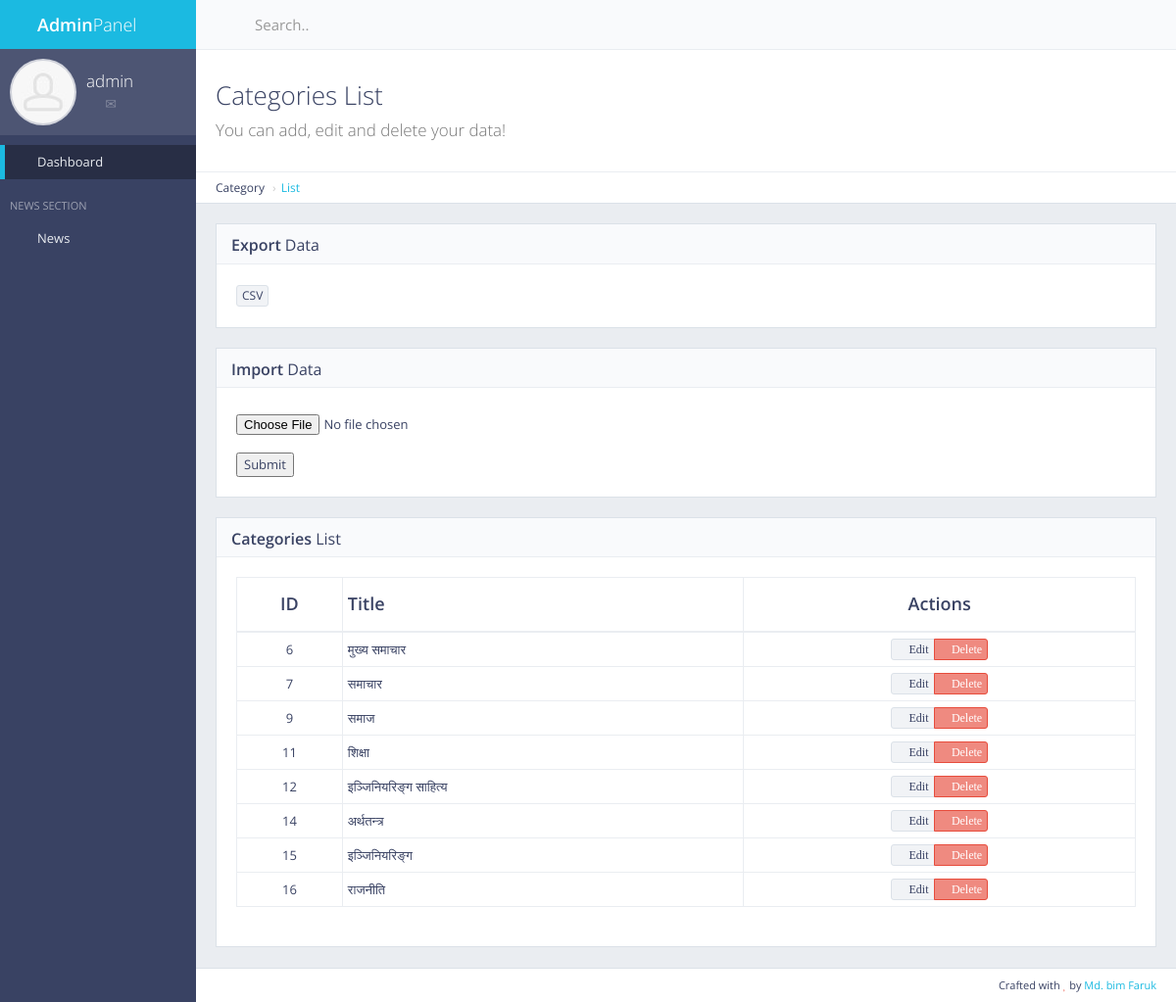
The page /panel/category/list/ (signed in) on the database its author committed.
### cat/models.py (models this page shows, shortened)
class Cat(models.Model):
    name = models.CharField(max_length=50)
    count = models.IntegerField(default=0)  # To count how many news contains in an one category

### cat/views.py (the view)
# urls.py: re_path(r'^panel/category/list/$', views.cat_list, name='cat_list'),  ## For Admin Panel Category List
def cat_list(request):
    if not request.user.is_authenticated:
        return redirect('mylogin')
    cat = Cat.objects.all()
    return render(request, 'back/cat_list.html', {'cat':cat})

### main/templatetags/extra_auth.py (called while the page is built)
@register.filter(name='has_group')
def has_group(user, group_name):
    return user.groups.filter(name=group_name).exists()

### main/templates/back/cat_list.html (shortened to what this page needs)
{% extends 'back/master.html' %}
{% load static %}
{% block mainblock %}
<div class="content-header">
    <div class="header-section">
        <h1>
            <i class="fa fa-table"></i>Categories List<br><small>You can add, edit and delete your data!</small>
        </h1>
    </div>
</div>
<ul class="breadcrumb breadcrumb-top">
    <li>Category</li>
    <li><a href="/panel/category/list/">List</a></li>
</ul>
<div class="block full">
    <div class="block-title">
        <h2><strong>Export</strong> Data</h2>
    </div>
    <div class="table-responsive">
        <a href="{% url 'export_cat_csv' %}" data-toggle="tooltip" title="Export csv file" class="btn btn-xs btn-default"> CSV</a>
    </div>
</div>
<div class="block full">
    <div class="block-title">
        <h2><strong>Import</strong> Data</h2>
    </div>
    <form action="{% url 'import_cat_csv' %}" method="post" enctype="multipart/form-data">
        <div class="table-responsive">
            <input type="file" name="csv_file" id="csv_file">
            <br>
            <button type="submit">Submit</button>
        </div>
    </form>
</div>
<div class="block full">
    <div class="block-title">
        <h2><strong>Categories</strong> List</h2>
    </div>
    <div class="table-responsive">
        <table id="example-datatable" class="table table-vcenter table-condensed table-bordered">
            <thead>
                <tr>
                    <th class="text-center">ID</th>
                    <th>Title</th>
                    <th class="text-center">Actions</th>
                </tr>
            </thead>
            <tbody>
                {% for cc in cat %}
                <tr>
                    <td class="text-center">{{ cc.pk }}</td>
                    <td>{{ cc.name }}</td>
                    <td class="text-center">
                        <div class="btn-group">
                            <a href="javascript:void(0)" data-toggle="tooltip" title="Edit" class="btn btn-xs btn-default"><i class="fa fa-pencil"> Edit</i></a>
                            <a href="{% url 'news_delete' pk=cc.pk %}" data-toggle="tooltip" title="Delete" class="btn btn-xs btn-danger"><i class="fa fa-times"> Delete</i></a>
                        </div>
                    </td>
                </tr>
                {% endfor %}
            </tbody>
        </table>
    </div>
</div>
{% endblock %}

### main/templates/back/master.html (shortened to what this page needs)
{% load static %} {% load extra_auth %} {% if user.is_authenticated %}
<!DOCTYPE html>
<html class="no-js" lang="en">
  <head>
    <link rel="stylesheet" href="{% static 'back/css/bootstrap.min.css' %}" />
    <link rel="stylesheet" href="{% static 'back/css/plugins.css' %}" />
    <link rel="stylesheet" href="{% static 'back/css/main.css' %}" />
    <link rel="stylesheet" href="{% static 'back/css/themes.css' %}" />
  </head>
  <body>
    <div id="page-wrapper">
      <div
        id="page-container"
        class="sidebar-partial sidebar-visible-lg sidebar-no-animations"
      >
        <div id="sidebar">
          <div id="sidebar-scroll">
            <div class="sidebar-content">
              <a href="/panel" class="sidebar-brand">
                <i class="gi gi-flash"></i
                ><span class="sidebar-nav-mini-hide"
                  ><strong>Admin</strong>Panel</span
                >
              </a>
              <div
                class="sidebar-section sidebar-user clearfix sidebar-nav-mini-hide"
              >
                <div class="sidebar-user-avatar">
                  <a href="page_ready_user_profile.html">
                    <img
                      src="{% static 'back/img/placeholders/avatars/avatar2.jpg' %}"
                      alt="avatar"
                    />
                  </a>
                </div>
                <div class="sidebar-user-name">{{ request.user }}</div>
                <div class="sidebar-user-links">
                  <a
                    href="page_ready_user_profile.html"
                    data-toggle="tooltip"
                    data-placement="bottom"
                    title="Profile"
                    ><i class="gi gi-user"></i
                  ></a>
                  <a
                    href="page_ready_inbox.html"
                    data-toggle="tooltip"
                    data-placement="bottom"
                    title="Messages"
                    ><i class="gi gi-envelope"></i
                  ></a>
                  <a
                    href="/panel/change/pass/"
                    class="enable-tooltip"
                    data-placement="bottom"
                    title="Settings"
                    ><i class="gi gi-cogwheel"></i
                  ></a>
                  <a
                    href="/logout"
                    data-toggle="tooltip"
                    data-placement="bottom"
                    title="Logout"
                    ><i class="gi gi-exit"></i
                  ></a>
                </div>
              </div>
              <ul class="sidebar-nav">
                {% if perms.main.master_user %}
                <li>
                  <a href="/panel" class="active"
                    ><i class="gi gi-stopwatch sidebar-nav-icon"></i
                    ><span class="sidebar-nav-mini-hide">Dashboard</span></a
                  >
                </li>
                {% endif %}
                <li class="sidebar-header">
                  <span class="sidebar-header-options clearfix"
                    ><a
                      href="javascript:void(0)"
                      data-toggle="tooltip"
                      title="Quick Settings"
                      ><i class="gi gi-settings"></i></a
                  ></span>
                  <span class="sidebar-header-title">News Section</span>
                </li>
                <li>
                  <a href="#" class="sidebar-nav-menu"
                    ><i
                      class="fa fa-angle-left sidebar-nav-indicator sidebar-nav-mini-hide"
                    ></i
                    ><i class="gi gi-show_big_thumbnails sidebar-nav-icon"></i
                    ><span class="sidebar-nav-mini-hide">News</span></a
                  >
                </li>
              </ul>
            </div>
          </div>
        </div>
        <div id="main-container">
          <header class="navbar navbar-default">
            <ul class="nav navbar-nav-custom">
              <li>
                <a
                  href="javascript:void(0)"
                  onclick="App.sidebar('toggle-sidebar');this.blur();"
                >
                  <i class="fa fa-bars fa-fw"></i>
                </a>
              </li>
            </ul>
            <form
              action="page_ready_search_results.html"
              method="post"
              class="navbar-form-custom"
            >
              <div class="form-group">
                <input
                  type="text"
                  id="top-search"
                  name="top-search"
                  class="form-control"
                  placeholder="Search.."
                />
              </div>
            </form>
          </header>
          <div id="page-content">
            {% block mainblock %} {% endblock %}
          </div>
          <footer class="clearfix">
            <div class="pull-right">
              Crafted with <i class="fa fa-heart text-danger"></i> by
              <a href="" target="_blank">Md. bim Faruk</a>
            </div>
          </footer>
        </div>
      </div>
    </div>
  </body>
</html>
{% else %} Please Login {% endif %}

### rows shown on the page
Cat: pk "6", name "मुख्य समाचार"
Cat: pk "7", name "समाचार"
Cat: pk "9", name "समाज"
Cat: pk "11", name "शिक्षा"
Cat: pk "12", name "इञ्जिनियरिङ्ग साहित्य"
Cat: pk "14", name "अर्थतन्त्र"
Cat: pk "15", name "इञ्जिनियरिङ्ग"
Cat: pk "16", name "राजनीति"

### other values the page prints
{{ request.user }} "admin"
